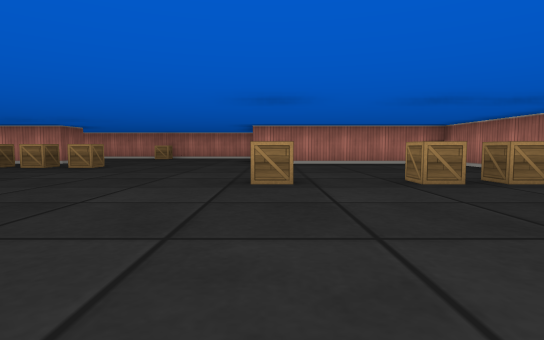
[1] (above)

24 first-person views from a walk through a cub3D maze. The camera is about half as high as the walls, tilts 4° down and sees 80° across. The floor is counted in squares. Each view is taken from the middle of a square. On the plan, view 1 faces up. The plan holds only what a view shows up to about 9 squares ahead; the rest is blank.

[2]
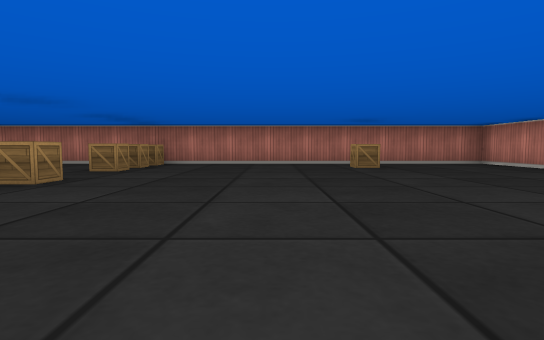

[3]
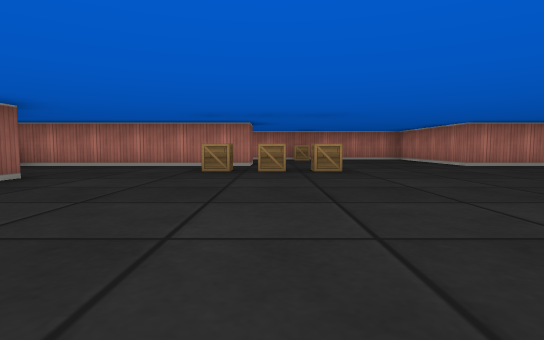

[4]
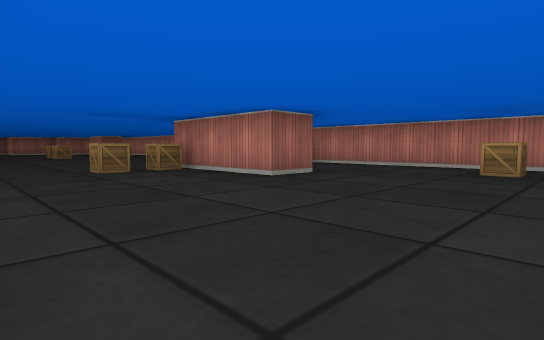

[5]
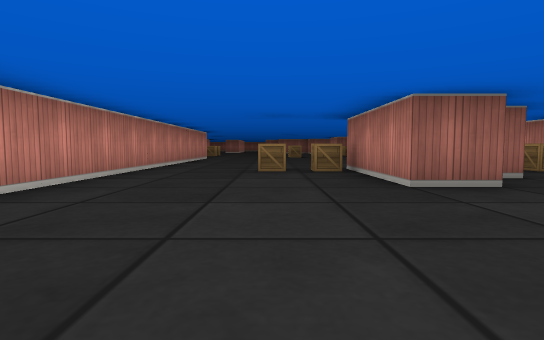

[6]
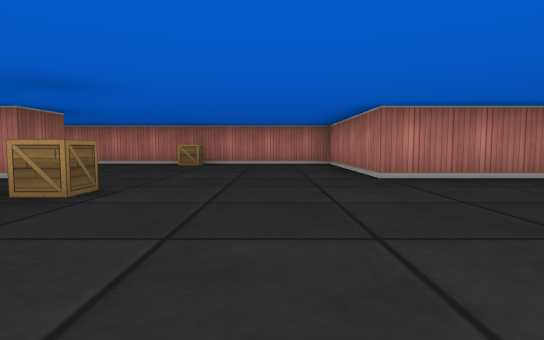

[7]
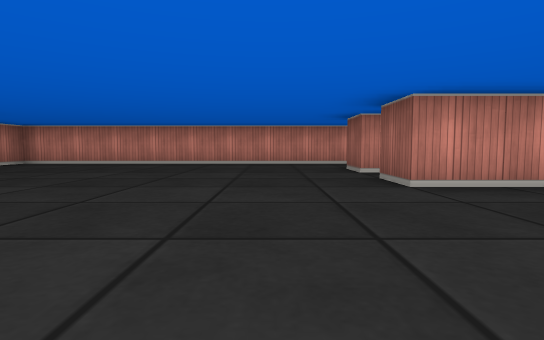

[8]
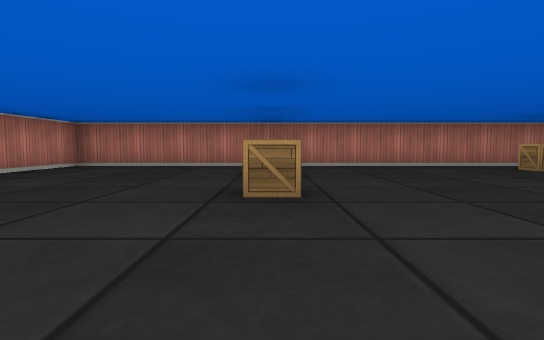

[9]
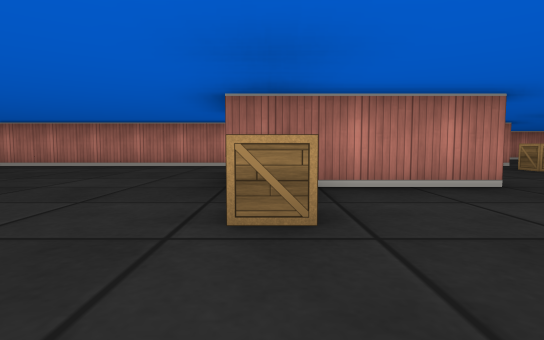

[10]
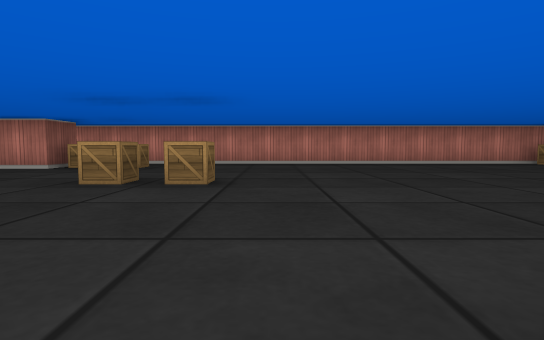

[11]
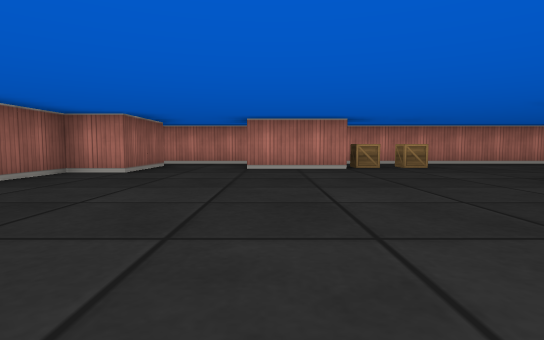

[12]
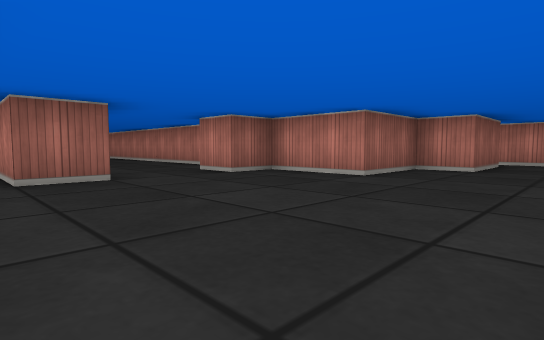

[13]
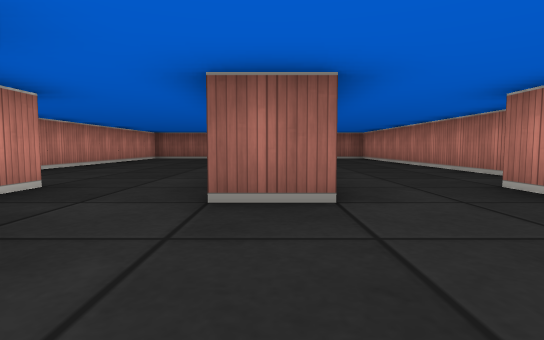

[14]
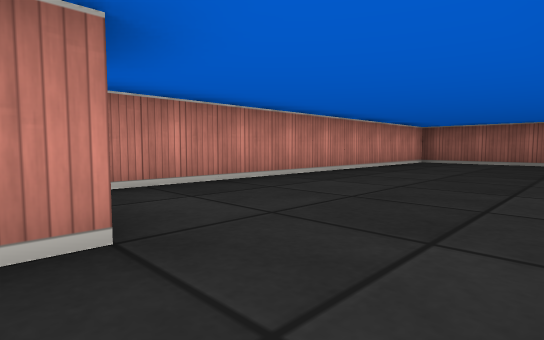

[15]
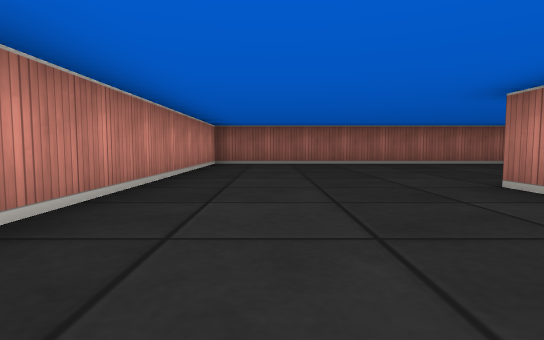

[16]
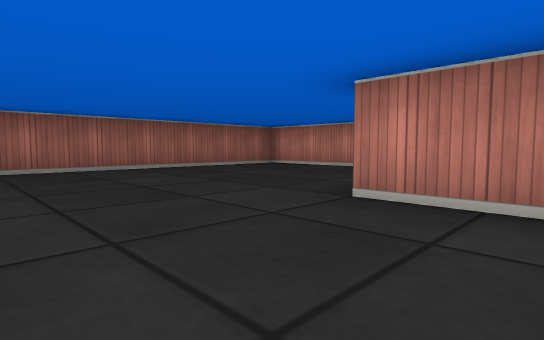

[17]
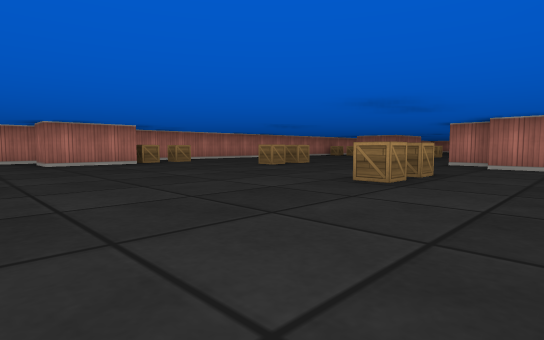

[18]
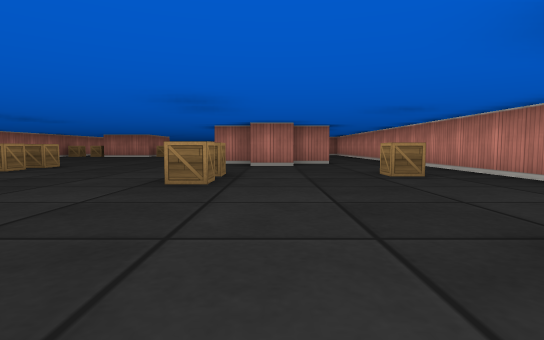

[19]
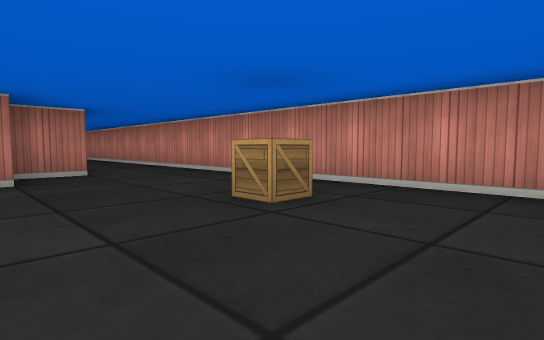

[20]
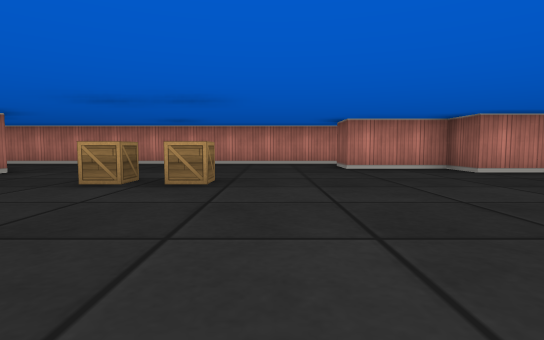

[21]
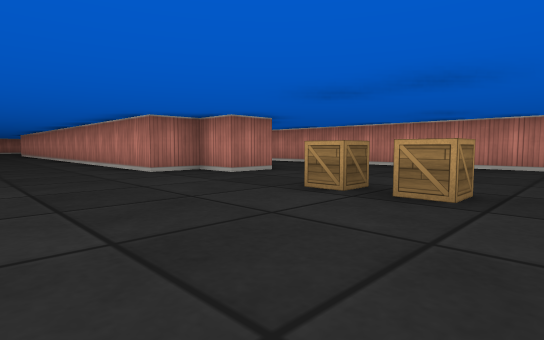

[22]
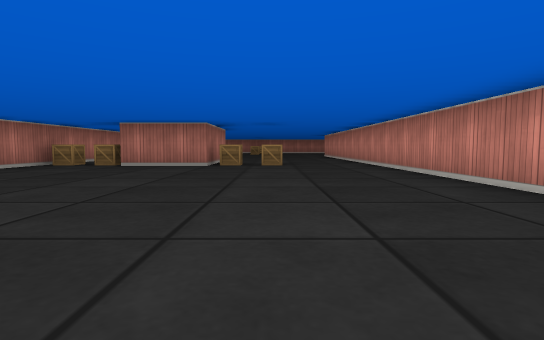

[23]
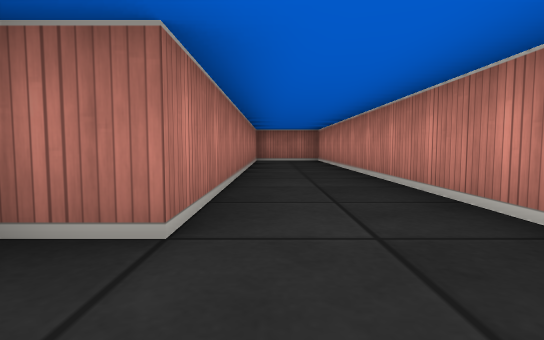

[24]
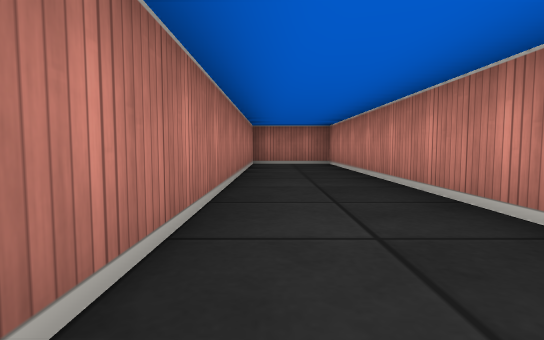

### Floor plan
Points are (right, up) in squares from view 1. A wall is a line through its corners. A room is listed if a view was taken in it or the views show most of it. See-through windows are left out.
Room 1 (views 1, 2, 3, 4, 5, 6, 7, 8, 9, 10, 11, 12, 13, 17, 18, 19, 20, 21, 22, 23, 24)
walls: (-8.5, 5.6) (-8.5, 4.5) (-11.5, 4.5) (-11.5, 6.5); (-9.5, 6.6) (-9.5, 6.1); (-5, 0.5) (-3.5, 0.5) (-3.5, -0.5); (-5.5, 9.5) (-5.5, 8.5) (-24.4, 8.5); (-3.5, -1.5) (-3.5, -2.5); (-18.5, -1.6) (-18.5, -0.5) (-17.5, -0.5) (-17.5, 0.5) (-7.9, 0.5); (-4, -4.5) (4.5, -4.5) (4.5, 8.5) (-0.5, 8.5) (-0.5, 12.5) (-7.4, 12.5); (-22.5, 7.5) (-22.5, 6.5) (-24.5, 6.5) (-24.5, 7.5); (-24.8, -4.5) (-8.5, -4.5) (-8.5, -2.5) (-17.5, -2.5) (-17.5, -1.5); (-26.5, 7.5) (-26.5, 5.5) (-27.5, 5.5) (-27.5, 3.5) (-29.5, 3.5) (-29.5, 2.5) (-30.5, 2.5); (-27.6, -1.5) (-26.5, -1.5) (-26.5, -2.5) (-24.5, -2.5) (-24.5, -3.5); (-29.5, 0.6) (-29.5, -0.5)
ways out: opening at (-31.5, 1.5) to room 2; opening at (-31, -4) to room 2; opening at (-30, -1.5) to room 2; opening at (-25.5, 7)
objects: crate (-22, 0); crate (-22, 7); crate (-21, -3); crate (-21, 0); crate (-21, 7); crate (-20, 4); crate (-19, 4); crate (-11, 3); crate (-11, 4); crate (-11, 7); crate (-11, 8); crate (-6, 7); crate (-5, 7); crate (-4, 7); crate (-4, 12); crate (0, 4); crate (2, 4); crate (3, -1); crate (3, 4); crate (4, 4)
Room 2 (views 14, 15, 16)
walls: (-33.1, -0.5) (-34.5, -0.5); (-30.6, -2.5) (-29.9, -2.5); (-31.9, 3.5) (-39.5, 3.5) (-39.5, -4.5) (-31.1, -4.5); (-29.5, -0.5) (-30.9, -0.5)
ways out: opening at (-31.5, 1.5) to room 1; opening at (-31, -4) to room 1; opening at (-30, -1.5) to room 1

Positions as (right, up) in squares from view 1, and headings:
1: (0, 0), facing up
2: (-4, 1), facing right
3: (-5, 1), facing up
4: (-5, 1), facing up-left
5: (-5, 3), facing left
6: (-2, 4), facing up
7: (-2, 4), facing down
8: (-3, 4), facing right
9: (-11, 1), facing up
10: (-18, 0), facing up
11: (-24, 0), facing up
12: (-25, -1), facing up-left
13: (-27, 0), facing left
14: (-30, -1), facing down-left
15: (-31, -3), facing left
16: (-33, -3), facing up-left
17: (-26, -2), facing up-right
18: (-26, -1), facing right
19: (-23, -1), facing down-right
20: (-23, 4), facing down
21: (-23, 3), facing down-right
22: (-19, 3), facing right
23: (-19, -3), facing right
24: (-17, -3), facing right
